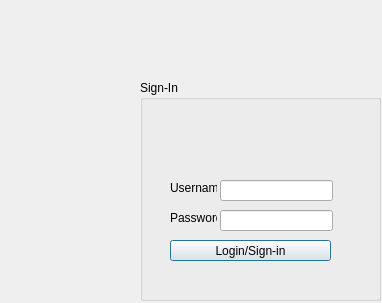
<?xml version="1.0" encoding="UTF-8"?>
<ui version="4.0">
 <class>Dialog</class>
 <widget class="QDialog" name="Dialog">
  <property name="geometry">
   <rect>
    <x>0</x>
    <y>0</y>
    <width>382</width>
    <height>303</height>
   </rect>
  </property>
  <property name="windowTitle">
   <string>Dialog</string>
  </property>
  <widget class="QLabel" name="label_logo">
   <property name="geometry">
    <rect>
     <x>10</x>
     <y>100</y>
     <width>121</width>
     <height>191</height>
    </rect>
   </property>
   <property name="text">
    <string/>
   </property>
  </widget>
  <widget class="QGroupBox" name="groupBox">
   <property name="geometry">
    <rect>
     <x>140</x>
     <y>80</y>
     <width>241</width>
     <height>221</height>
    </rect>
   </property>
   <property name="title">
    <string>Sign-In</string>
   </property>
   <widget class="QLabel" name="label">
    <property name="geometry">
     <rect>
      <x>30</x>
      <y>100</y>
      <width>47</width>
      <height>16</height>
     </rect>
    </property>
    <property name="text">
     <string>Username</string>
    </property>
   </widget>
   <widget class="QLabel" name="label_2">
    <property name="geometry">
     <rect>
      <x>30</x>
      <y>130</y>
      <width>47</width>
      <height>16</height>
     </rect>
    </property>
    <property name="text">
     <string>Password</string>
    </property>
   </widget>
   <widget class="QLineEdit" name="lineEdit_username">
    <property name="geometry">
     <rect>
      <x>80</x>
      <y>100</y>
      <width>113</width>
      <height>21</height>
     </rect>
    </property>
   </widget>
   <widget class="QLineEdit" name="lineEdit_2_password">
    <property name="geometry">
     <rect>
      <x>80</x>
      <y>130</y>
      <width>113</width>
      <height>21</height>
     </rect>
    </property>
    <property name="echoMode">
     <enum>QLineEdit::Password</enum>
    </property>
   </widget>
   <widget class="QPushButton" name="pushButton">
    <property name="geometry">
     <rect>
      <x>30</x>
      <y>160</y>
      <width>161</width>
      <height>21</height>
     </rect>
    </property>
    <property name="text">
     <string>Login/Sign-in</string>
    </property>
   </widget>
  </widget>
 </widget>
 <resources/>
 <connections/>
</ui>
